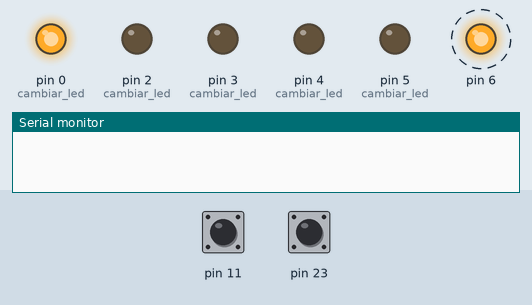
Simulated run of this sketch. Board: Arduino Uno, built with avr-gcc and run on an emulated ATmega328P. On the bench: output pins drawn as LEDs (lit = HIGH), the last lines printed to the serial monitor. Dashed ring = blinking. The inputs (shaded band) are chosen by the test bench; at power-on: pin 23 HIGH, pin 11 HIGH.

Above: at 0.8 s.
0.9 s: pin 23 pulled LOW for 0.15 s
At 2.8 s:
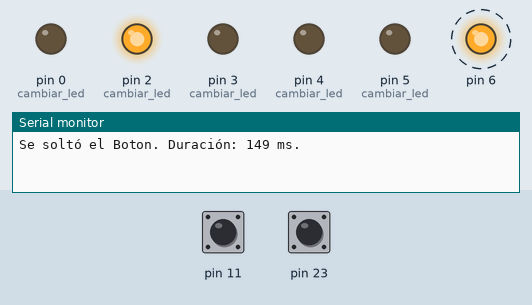
4.0 s: pin 11 pulled LOW for 0.15 s
At 5.6 s:
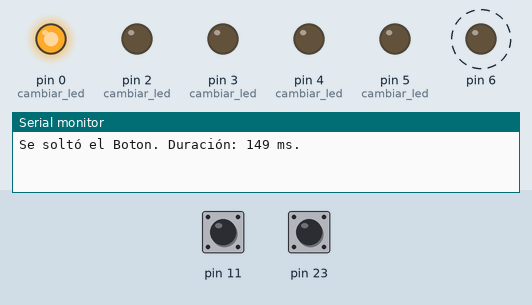
7.1 s: pin 11 pulled LOW for 1 s
At 8.3 s:
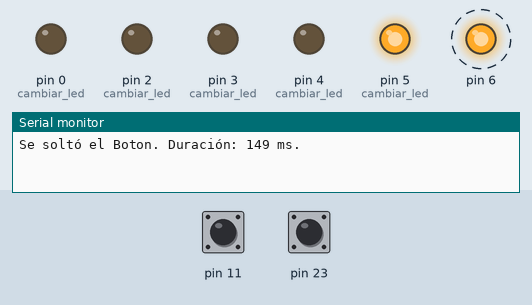
11.1 s: pin 11 pulled LOW for 0.15 s
At 12.8 s:
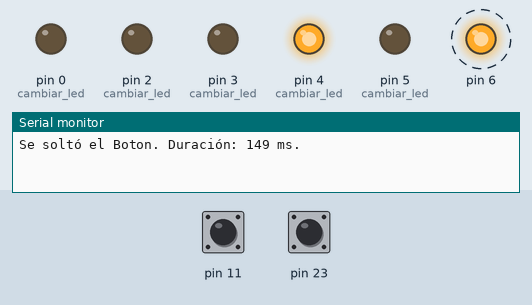
14.2 s: pin 11 pulled LOW for 3.2 s
At 16.8 s:
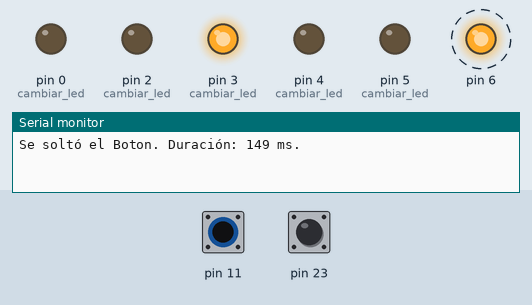
19.5 s: pin 23 pulled LOW for 1 s
At 21.3 s:
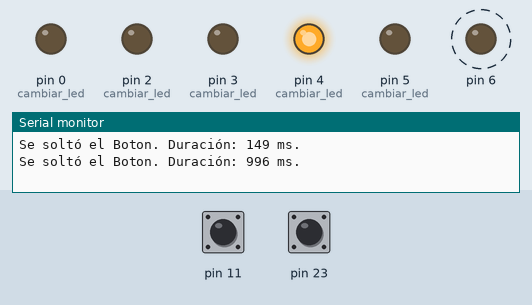
Timing chart, 0 to 24.5 s (numbered marks = the images above; inputs shaded):
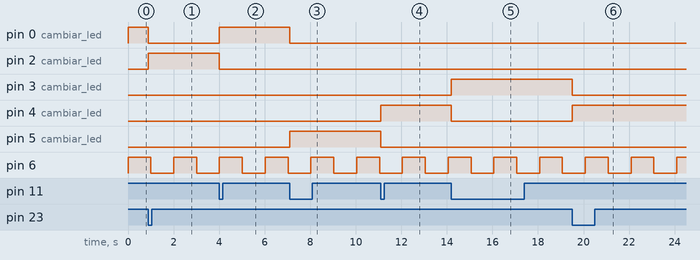

Measured:
- after the input at 0.9 s, pin 0 (cambiar_led): HIGH → LOW at once; pin 2 (cambiar_led): LOW → HIGH at once
- after the input at 4.0 s, pin 0 (cambiar_led): LOW → HIGH at once; pin 2 (cambiar_led): HIGH → LOW at once
- after the input at 7.1 s, pin 0 (cambiar_led): HIGH → LOW at once; pin 5 (cambiar_led): LOW → HIGH at once
- after the input at 11.1 s, pin 4 (cambiar_led): LOW → HIGH at once; pin 5 (cambiar_led): HIGH → LOW at once
- after the input at 14.2 s, pin 3 (cambiar_led): LOW → HIGH at once; pin 4 (cambiar_led): HIGH → LOW at once
- after the input at 19.5 s, pin 3 (cambiar_led): HIGH → LOW at once; pin 4 (cambiar_led): LOW → HIGH at once
- by itself, pin 6: alternates HIGH for 1.0 s and LOW for 1.0 s

The sketch:

main.ino
```cpp
#include "Lab10_Info.h"
#include <avr/io.h>
#include <avr/interrupt.h>

int main(void)
{
   Init_GPIO();

       milliS_timer_0();

   linked_list_init();
   USART_Init(BAUD);

   // External Interrupt Enable
   PCMSK0 |= (1 << PCINT7);  // Activate change interrupt PB7
   PCICR  |= (1<<PCIE0);     // Pin Change Interrupt Enable 0

   sei();

   int mantiene_junto_el_aluminio = 0;
   bouncing = 0;
   tiempo = 0;

	while(1)
	{
		if (bouncing == 0)
		{
			if (ALUM_but_pressed)
			{
				if (mantiene_junto_el_aluminio == 0) cambiar_led(0);
				bouncing = 1;
				mantiene_junto_el_aluminio = 1;
			}
			else mantiene_junto_el_aluminio = 0;
		}
   else millis_50_timer_1();
	}

}


ISR(TIMER0_COMPA_vect) // TimerCounter0 Compare Match A
{
	contador++;
	tiempo++;
	if (contador == 1000)
	{
		contador = 0;
		PORTD ^= (1 << PORTD6);
	}
}


// Debouncing
ISR(TIMER1_COMPA_vect) // Timer/Counter1 Compare Match A
{
	contador_2++;
	if (contador_2 == 3)
	{
		contador_2 = 0;
		bouncing = 0;
	}
}


// Interrupción relacionada al botón de la avr
ISR(PCINT0_vect) // Pin Change Interrupt Request 0
{
	if (AVR_but_pressed)
	{
		cambiar_led(1);
		tiempo = 0;
	}
	else
	{
		int2str(tiempo);
		USART_Transmit("Se soltó el Boton. Duración: ");
		USART_Transmit(str_num);
		USART_Transmit(" ms.\r\n");
	}
}


//
 ISR(USART_UDRE_vect) // USART Data Register Empty
 {
 	if (Transmit_Linked_list(&UDR0))
 	{
 		 reset_list(head_t);
 		UCSR0B &= ~((1<<TXEN0)|(1<<UDRIE0));
 	}
 }
```

Lab10_Funciones.ino
```cpp
#include "Lab10_Info.h"


// INICIALIZACIÓN DE LOS PINES
void Init_GPIO(void)
{
	// LEDS
	DDRD  |= (1 << DDD0) | (1 << DDD2) | (1 << DDD3) | (1 << DDD4) | (1 << DDD5) | (1 << DDD6);

	// BOTÓNES
	DDRB &=  ~((1 << DDB3) | (1 << DDB7));
	// PULLUP
    PORTB |= (1 << PORTB3) | (1 << PORTB7);

	// DEFINICIÓN POR DEFECTO DE LOS LEDS
	PORTD &= ~((1 << PORTD2) | (1 << PORTD3) | (1 << PORTD4) | (1 << PORTD5));

	PORTD |=  (1 << PORTD0) | (1 << PORTD6);

	numero_led = 1;
}


// TIMER DEL BLINK DE CADA 1 SEGUNDO
void milliS_timer_0(void)
{
	// Timer/Counter Control Register A
	TCCR0A |= (1 << WGM01) ;			   // CTC mode
	TCCR0B |= (1 << CS00) | (1 << CS01) ;  // Preescalado de 64
										   // F_CPU / Preescalado / Frecuencia
	OCR0A = 250;						   // 16M / 64 / 1000 (tiene que ser número entero)
	TIMSK0 |= (1 << OCIE0A); // Activa la interrupción cuando el timer overflows (bit TOV0)
}


// TIMER 2
void millis_50_timer_1(void)
{
	// Timer/Counter1 Control Register B
	TCCR1B |= (1 << WGM12);			  	   // CTC mode
	TCCR1B |= (1 << CS10) | (1 << CS11) ;  // Preescalado de 64

	OCR1A = 12500;
	TIMSK1 |= (1 << OCIE1A);	// Activa la interrupción cuando el timer overflows (bit TOV0)
}


// CAMBIA EL LED
void cambiar_led(int dir)  // dir=1: sube | dir=0: baja
{
	if (numero_led == 1)
	{
		if (dir)
		{
			PORTD ^= (1 << PORTD0) | (1 << PORTD2);
			numero_led++;
		}
		else
		{
			PORTD ^= (1 << PORTD0) | (1 << PORTD5);
			numero_led = 5;
		}
	}
	else if (numero_led == 2)
	{
		if (dir)
		{
			PORTD ^= (1 << PORTD2) | (1 << PORTD3);
			numero_led++;
		}
		else
		{
			PORTD ^= (1 << PORTD2) | (1 << PORTD0);
			numero_led--;
		}
	}
	else if (numero_led == 3)
	{
		if (dir)
		{
			PORTD ^= (1 << PORTD3) | (1 << PORTD4);
			numero_led++;
		}
		else
		{
			PORTD ^= (1 << PORTD3) | (1 << PORTD2);
			numero_led--;
		}
	}
	else if (numero_led == 4)
	{
		if (dir)
		{
			PORTD ^= (1 << PORTD4) | (1 << PORTD5);
			numero_led++;
		}
		else
		{
			PORTD ^= (1 << PORTD4) | (1 << PORTD3);
			numero_led--;
		}
	}
	else if (numero_led == 5)
	{
		if (dir)
		{
			PORTD ^= (1 << PORTD5) | (1 << PORTD0);
			numero_led = 1;
		}
		else
		{
			PORTD ^= (1 << PORTD5) | (1 << PORTD4);
			numero_led--;
		}
	}
}
```

Lab10_Info.h
```cpp
#ifndef LAB10_INFO_H_
#define LAB10_INFO_H_

#include <avr/io.h>
#include <string.h>
#include <stdlib.h>
#include <stdio.h>

#define FOSC 16000000
#define BAUD 9600

#define AVR_but_pressed   !(PINB & (1<<PINB7))  // Botón Avr
#define ALUM_but_pressed   !(PINB & (1<<PINB3))  //Botón Aluminio


// VARIABLES GLOBALES
uint16_t contador;
uint16_t contador_2;
uint8_t numero_led;

int tiempo;
int bouncing;

char str_num[16];


// FUNCIONES GENERALES
void Init_GPIO(void);

void milliS_timer_0(void);

void millis_50_timer_1(void);

void cambiar_led(int dir);  // dir=1: sube dir dir=0: baja


// ESTRUCTURAS
struct node
{
	uint8_t val;
	struct node *next;
};
typedef struct node node_t;

 node_t *head_t;

 node_t *actual_node_t;


// FUNCIONES DE USART
void USART_Init(uint16_t baud);

void USART_Transmit(char* string);

uint8_t Transmit_Linked_list(volatile uint8_t *salida);

void linked_list_init();

void append(node_t *p_head, uint8_t value);

void push(node_t ** head, uint8_t value);

void reset_list(node_t *p_head);

void int2str(uint16_t dato);

#endif /* LAB10_INFO_H_ */
```

Lab10_USART.ino
```cpp
#include "Lab10_Info.h"


// INICIALIZACIÓN DEL USART
void USART_Init(uint16_t baud)
{
  uint16_t ubrr = FOSC / 16 / baud - 1;

  UBRR0H = (unsigned char)(ubrr >> 8);
  UBRR0L = (unsigned char)ubrr;
  /* Set frame format: 8data, 1stop bit */
  UCSR0C = (3 << UCSZ00);
}


// TRASMISOR DE STRING
void USART_Transmit(char* string)
{
  while (*string != '\0')
  {
    append(head_t, *string);
    string++;
  }
  UCSR0B |= (1 << TXEN0) | (1 << UDRIE0);
}


// TRASMISOR DE LINKED LIST
uint8_t Transmit_Linked_list(volatile uint8_t *salida)
{

  if (actual_node_t->next != NULL)
  {
    *salida = (actual_node_t->next->val);
    actual_node_t = actual_node_t->next;
    return 0;
  }
  else return 1;
}


// CREADOR DE LISTA LIGADA
void linked_list_init()
{
  head_t = NULL;
  head_t = malloc(sizeof(node_t));
  head_t->val = ' ';
  head_t->next = NULL;
  actual_node_t = head_t;
}


// AGREGA UN NODO AL FINAL DE LA LISTA
void append(node_t *p_head, uint8_t value)
{
	node_t *current = p_head;
	while (current->next != NULL)
	{
		current = current->next;
	}
	current->next = malloc(sizeof(node_t));
	current->next->val = value;
	current->next->next = NULL;
}


//
void push(node_t ** head, uint8_t value)
{
	node_t * new_node;
	new_node = malloc(sizeof(node_t));

	new_node->val = value;
	new_node->next = *head;
	*head = new_node;
}


// LIMPIA LA LISTA LIGADA
void reset_list(node_t *p_head)
{
  node_t *node = p_head;
  while (node != NULL )
  {
    p_head = p_head->next;
    free(node);
    node = p_head;
  }
  push(&p_head, '-');

  actual_node_t = head_t;
}


// TRANSFORMA UN INT A UN STRING
void int2str(uint16_t dato)
{

  sprintf(str_num, "%d", dato);
}
```
